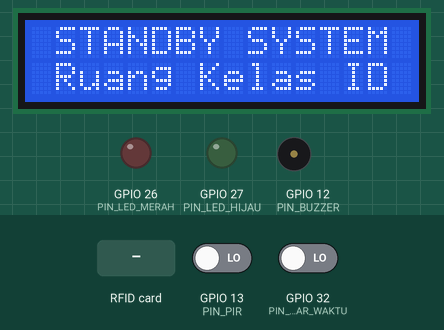
This sketch was run on a simulated ESP32. Shown: 16×2 character LCD, output pins drawn as LEDs (lit = HIGH), buzzer (waves = sounding, pin HIGH). The inputs (shaded band) are chosen by the test bench; at power-on: GPIO 13 (PIN_PIR) LOW, GPIO 32 (PIN_SAKLAR_WAKTU) LOW. WiFi joins after 1.5 s; servers stay silent unless stated; the local clock reads 2024-03-15 10:24:30 at power-on unless the sketch sets it; random numbers use the default seed unless the sketch sets one; no MQTT or app messages arrive unless stated; what the sketch prints to the serial monitor is not drawn.

Above: at 2.8 s.
2.9 s: GPIO 13 (PIN_PIR) driven HIGH
At 3.3 s:
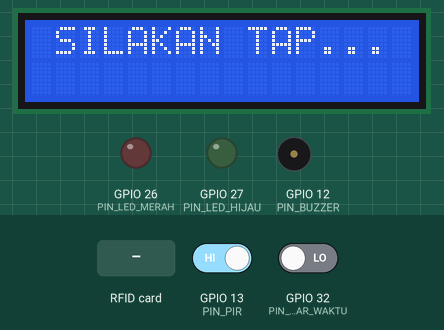
4.4 s: RFID card 5E 7A 19 C4 held to the reader
At 4.53 s:
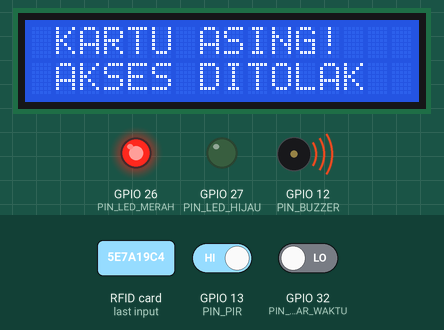
6.4 s: RFID card 01 02 03 04 held to the reader
At 8.3 s:
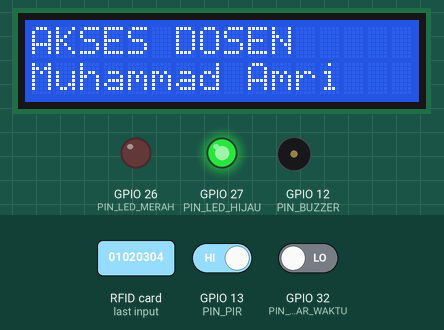
9.0 s: RFID card C0 FF EE 99 held to the reader
At 12.6 s:
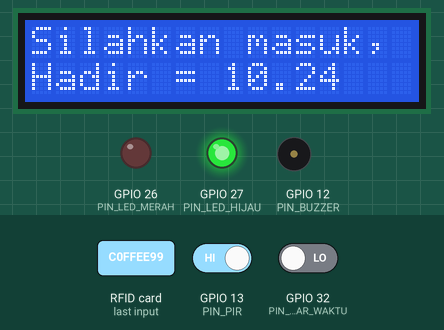
Timing chart, 0 to 13.0 s (numbered marks = the images above; inputs shaded):
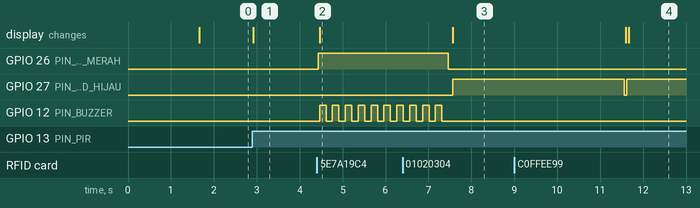

Measured:
- after the input at 2.9 s, the display: changes at once (image 1)
- after the input at 4.4 s, GPIO 26 (PIN_LED_MERAH): LOW → HIGH at once; GPIO 12 (PIN_BUZZER): alternates HIGH for 0.15 s and LOW for 0.15 s, starting after 0.06 s; the display: changes after 0.06 s (image 2)
- after the input at 6.4 s, GPIO 27 (PIN_LED_HIJAU): LOW → HIGH after 1.2 s

The sketch:

code_iot.ino
```cpp
#include <SPI.h>
#include <MFRC522.h>
#include <Wire.h>
#include <LiquidCrystal_I2C.h>
#include <ArduinoJson.h>
#include <RTClib.h>
#include <WiFi.h>
#include <PubSubClient.h>

// Konfigurasi Layar LCD 16x2
LiquidCrystal_I2C lcd(0x27, 16, 2);

// Konfigurasi RTC DS1307
RTC_DS1307 rtc;

// Konfigurasi Pin RFID
#define SS_PIN     5
#define RST_PIN    4
MFRC522 rfid(SS_PIN, RST_PIN);

// Konfigurasi Pin Sensor & Aktuator
#define PIN_PIR        13
#define PIN_BUZZER     12
#define PIN_LED_HIJAU  27
#define PIN_LED_MERAH  26

// =========================================================================
// SAKLAR SIMULATOR WAKTU
#define PIN_SAKLAR_WAKTU      32  // LOW = Siang (Ikut Jam RTC), HIGH = Paksa Malam (> Jam 18.00)
// =========================================================================

// Konfigurasi Kredensial WiFi Wokwi & Broker HiveMQ
const char* ssid = "Wokwi-GUEST";
const char* password = "";
const char* mqtt_server = "broker.hivemq.com";
const char* mqtt_topic = "iot/kelompok 7";

WiFiClient espClient;
PubSubClient client(espClient);

MFRC522::MIFARE_Key key;
byte targetBlock = 4;

bool adaOrang = false;
unsigned long waktuMulaiTunggu = 0;
const unsigned long batasWaktuTap = 7000;

int backupPelanggaranMahasiswa = 0;

// Fungsi untuk menghubungkan ke jaringan WiFi Wokwi
void setupWiFiDanMQTT() {
  delay(10);
  Serial.println("\nMenghubungkan ke WiFi Wokwi...");
  WiFi.begin(ssid, password);
  while (WiFi.status() != WL_CONNECTED) {
    delay(500);
    Serial.print(".");
  }
  Serial.println("\nWiFi Terhubung!");
  client.setServer(mqtt_server, 1883);
}

// Fungsi untuk menjaga koneksi tetap terhubung ke Broker HiveMQ
void reconnectMQTT() {
  while (!client.connected()) {
    Serial.print("Mencoba koneksi MQTT...");
    String clientId = "ESP32Client-Kelompok7-";
    clientId += String(random(0, 0xffff), HEX);
    if (client.connect(clientId.c_str())) {
      Serial.println("Terhubung ke Broker HiveMQ!");
    } else {
      delay(2000);
    }
  }
}

// Fungsi ganda: Mencetak log ke terminal dan mengirimkan data JSON ke Node-RED via HiveMQ
void kirimDataDanLog(String status, String pesan) {
  // Pastikan koneksi ke broker aman sebelum kirim data
  if (!client.connected()) reconnectMQTT();
  client.loop();

  // 1. Tampilkan di Terminal Serial Wokwi
  Serial.println("\n========================================");
  Serial.print("[LOG SISTEM - "); Serial.print(status); Serial.println("]");
  Serial.print("Pesan : "); Serial.println(pesan);
  Serial.print("Uptime: "); Serial.print(millis() / 1000); Serial.println(" detik");
  Serial.println("========================================");

  // 2. Bungkus ke format JSON dan publish ke MQTT Broker untuk ditangkap Node-RED
  JsonDocument doc;
  doc["status"] = status;
  doc["message"] = pesan;
  doc["timestamp_millis"] = millis();

  String jsonString;
  serializeJson(doc, jsonString);
  client.publish(mqtt_topic, jsonString.c_str());
}

void setup() {
  Serial.begin(115200);
  SPI.begin();
  rfid.PCD_Init();

  lcd.init();
  lcd.backlight();

  pinMode(PIN_PIR, INPUT);
  pinMode(PIN_BUZZER, OUTPUT);
  pinMode(PIN_LED_HIJAU, OUTPUT);
  pinMode(PIN_LED_MERAH, OUTPUT);
  pinMode(PIN_SAKLAR_WAKTU, INPUT);

  // Inisialisasi Modul RTC
  if (!rtc.begin()) {
    Serial.println("RTC Tidak Terdeteksi!");
    while (1);
  }

  if (!rtc.isrunning()) {
    Serial.println("RTC belum diatur, menyamakan waktu komputer...");
    rtc.adjust(DateTime(F(__DATE__), F(__TIME__)));
  }

  // Hubungkan ke WiFi dan Setup konfigurasi Broker MQTT
  setupWiFiDanMQTT();

  for (byte i = 0; i < 6; i++) key.keyByte[i] = 0xFF;

  Serial.println("Sistem Presensi Online MQTT/RTC Siap Digunakan!");
  resetSistem();
}

void loop() {
  // Selalu pastikan loop MQTT berjalan dengan baik di awal loop utama
  if (!client.connected()) reconnectMQTT();
  client.loop();

  // 1. Deteksi Pergerakan Melalui Sensor PIR
  if (!adaOrang) {
    if (digitalRead(PIN_PIR) == HIGH) {
      adaOrang = true;
      waktuMulaiTunggu = millis();
      tampilkanMintaTap();

      // Pembacaan jam aktual RTC di log terminal hanya dilakukan jika Saklar Malam dalam posisi OFF (LOW)
      if (digitalRead(PIN_SAKLAR_WAKTU) == LOW) {
        DateTime sekarang = rtc.now();
        Serial.print("\n[PIR] Gerakan terdeteksi pada Jam Aktual -> ");
        if(sekarang.hour() < 10) Serial.print("0");
        Serial.print(sekarang.hour()); Serial.print(":");
        if(sekarang.minute() < 10) Serial.print("0");
        Serial.println(sekarang.minute());
      } else {
        Serial.println("\n[PIR] Gerakan terdeteksi pada [Mode Simulasi Malam Hari]");
      }
    }
  }

  // 2. Cek Batas Waktu Tap (Timeout jika tidak melakukan tapping kartu)
  if (adaOrang && (millis() - waktuMulaiTunggu > batasWaktuTap)) {
    Serial.println("[PIR] Tidak ada aktivitas tap. Sistem kembali standby.");
    resetSistem();
  }

  // 3. Proses Pembacaan Kartu RFID
  if (adaOrang && rfid.PICC_IsNewCardPresent() && rfid.PICC_ReadCardSerial()) {
    String uidString = dapatkanUIDString(rfid.uid.uidByte, rfid.uid.size);
    Serial.print("[RFID] Kartu di-tap! UID: "); Serial.println(uidString);

    cariDanProsesJSON(uidString);

    rfid.PICC_HaltA();
    rfid.PCD_StopCrypto1();
  }
}

void cariDanProsesJSON(String uidKartu) {
  String jsonDatabaseDosen = "{\"uid\":\"01020304\",\"nama\":\"Muhammad Amri\",\"role\":\"Dosen\"}";
  String jsonDatabaseMhs   = "{\"uid\":\"C0FFEE99\",\"nama\":\"Novendria Ananda\",\"nim\":\"25/559918/TK/63215\",\"role\":\"Mahasiswa\"}";

  JsonDocument doc;
  DateTime waktuTap = rtc.now();
  String jamMenitStr;

  // Jika mode malam aktif, abaikan waktu RTC asli dan set teks statis simulasi malam
  if (digitalRead(PIN_SAKLAR_WAKTU) == HIGH) {
    jamMenitStr = "19.00";
  } else {
    // Jika posisi normal (siang), RTC dibaca sepenuhnya
    jamMenitStr = (waktuTap.hour() < 10 ? "0" : "") + String(waktuTap.hour()) + "." + (waktuTap.minute() < 10 ? "0" : "") + String(waktuTap.minute());
  }

  if (uidKartu == "01 02 03 04") {
    deserializeJson(doc, jsonDatabaseDosen);
    String namaDosen = doc["nama"];

    kirimDataDanLog("DOSEN HADIR", namaDosen + " masuk ruangan pukul " + jamMenitStr);
    prosesKartuDosen(namaDosen);
  }
  else if (uidKartu == "C0 FF EE 99") {
    deserializeJson(doc, jsonDatabaseMhs);
    String namaMhs = doc["nama"];
    String nimMhs  = doc["nim"];

    prosesKartuMahasiswa(namaMhs, nimMhs, waktuTap, jamMenitStr);
  }
  else {
    kirimDataDanLog("KARTU ASING", "UID " + uidKartu + " tidak terdaftar pada jam " + jamMenitStr);
    alarmBahaya("KARTU ASING");
  }
}

void prosesKartuDosen(String nama) {
  lcd.clear();
  lcd.setCursor(0, 0); lcd.print("AKSES DOSEN");
  lcd.setCursor(0, 1); lcd.print(nama.substring(0, 16));
  digitalWrite(PIN_LED_HIJAU, HIGH);
  delay(4000);
  resetSistem();
}

void prosesKartuMahasiswa(String nama, String nim, DateTime waktu, String jamStr) {
  int jumlahPelanggaran = backupPelanggaranMahasiswa;

  bool saklarMalamAktif = (digitalRead(PIN_SAKLAR_WAKTU) == HIGH);
  bool waktuSudahMalam = (waktu.hour() >= 18) || saklarMalamAktif;
  bool mhsTerlambat    = (waktu.hour() >= 7 && waktu.minute() > 0) || (waktu.hour() > 7);

  if (jumlahPelanggaran >= 3) {
    kirimDataDanLog("AKSES DITOLAK", "Mahasiswa " + nama + " (" + nim + ") gagal masuk karena status TERBLOKIR.");
    alarmBahaya("TERBLOKIR");
    return;
  }

  if (waktuSudahMalam) {
    jumlahPelanggaran++;
    backupPelanggaranMahasiswa = jumlahPelanggaran;

    // Sembunyikan jam RTC asli agar data paket payload log tidak kontradiktif
    if (saklarMalamAktif) {
      kirimDataDanLog("PELANGGARAN MALAM", "Mahasiswa " + nama + " mencoba masuk di luar jam operasional kuliah. Total pelanggaran: " + String(jumlahPelanggaran));
    } else {
      kirimDataDanLog("PELANGGARAN MALAM", "Mahasiswa " + nama + " melanggar jam malam (" + jamStr + "). Total pelanggaran: " + String(jumlahPelanggaran));
    }

    if (jumlahPelanggaran >= 3) {
      alarmBahaya("TERBLOKIR");
    } else {
      alarmBahaya("MALAM HARI");
    }
  }
  else {
    lcd.clear();
    digitalWrite(PIN_LED_HIJAU, HIGH);

    if (mhsTerlambat) {
      kirimDataDanLog("PRESENSI MAHASISWA", "Nama: " + nama + " - STATUS: TERLAMBAT PUKUL " + jamStr);
      lcd.setCursor(0, 0); lcd.print("Silahkan masuk, ");
      lcd.setCursor(0, 1); lcd.print("Hadir = " + jamStr);
    } else {
      kirimDataDanLog("PRESENSI MAHASISWA", "Nama: " + nama + " - STATUS: TEPAT WAKTU PUKUL " + jamStr);
      lcd.setCursor(0, 0); lcd.print("Selamat Datang!");
      lcd.setCursor(0, 1); lcd.print("Hadir = " + jamStr);
    }

    delay(4000);
    resetSistem();
  }
}

String dapatkanUIDString(byte *buffer, byte bufferSize) {
  String uidStr = "";
  for (byte i = 0; i < bufferSize; i++) {
    if (buffer[i] < 0x10) uidStr += "0";
    uidStr += String(buffer[i], HEX);
    if (i < bufferSize - 1) uidStr += " ";
  }
  uidStr.toUpperCase();
  return uidStr;
}

void alarmBahaya(String status) {
  lcd.clear();
  digitalWrite(PIN_LED_MERAH, HIGH);
  digitalWrite(PIN_LED_HIJAU, LOW);

  if (status == "TERBLOKIR") {
    lcd.setCursor(0, 0); lcd.print(" AKSES DITOLAK! ");
    lcd.setCursor(0, 1); lcd.print("KARTU TERBLOKIR ");
  } else if (status == "MALAM HARI") {
    lcd.setCursor(0, 0); lcd.print(" ACCESS DENIED! ");
    lcd.setCursor(0, 1); lcd.print("MHS DILARANG MASUK");
  } else {
    lcd.setCursor(0, 0); lcd.print(" KARTU ASING!   ");
    lcd.setCursor(0, 1); lcd.print(" AKSES DITOLAK  ");
  }

  for (int i = 0; i < 10; i++) {
    digitalWrite(PIN_BUZZER, HIGH); delay(150);
    digitalWrite(PIN_BUZZER, LOW);  delay(150);
  }
  resetSistem();
}

void resetSistem() {
  digitalWrite(PIN_LED_MERAH, LOW);
  digitalWrite(PIN_LED_HIJAU, LOW);
  digitalWrite(PIN_BUZZER, LOW);
  adaOrang = false;
  tampilkanStandby();
}

void tampilkanStandby() {
  lcd.clear();
  lcd.setCursor(0, 0); lcd.print(" STANDBY SYSTEM ");
  lcd.setCursor(0, 1); lcd.print(" Ruang Kelas ID ");
}

void tampilkanMintaTap() {
  lcd.clear();
  lcd.setCursor(0, 0); lcd.print(" SILAKAN TAP... ");
}
```
